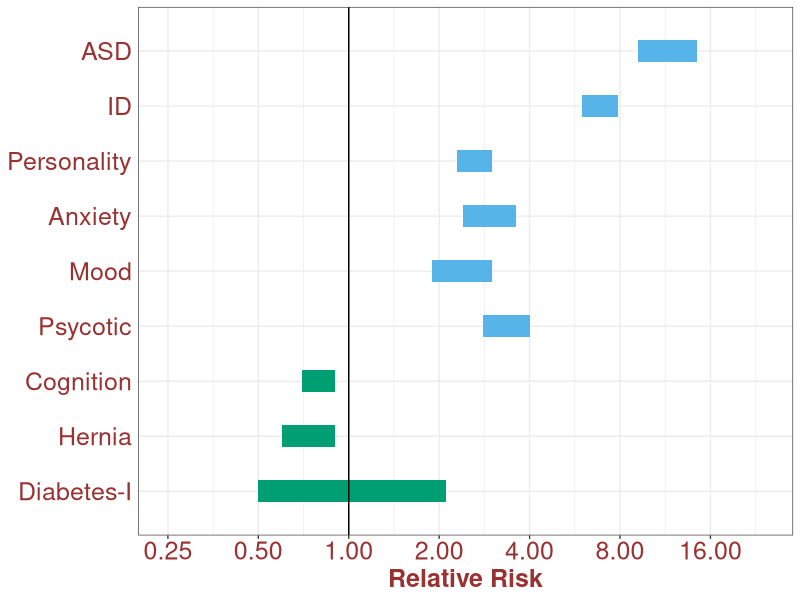
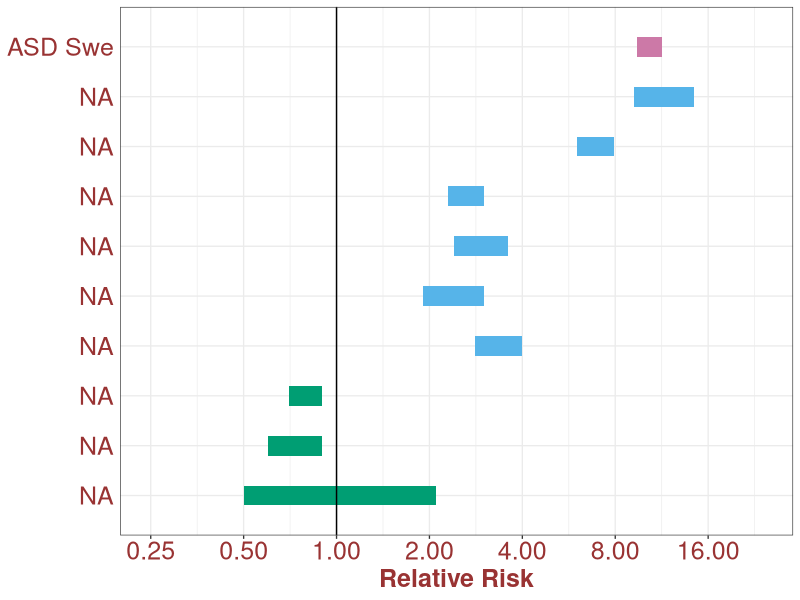
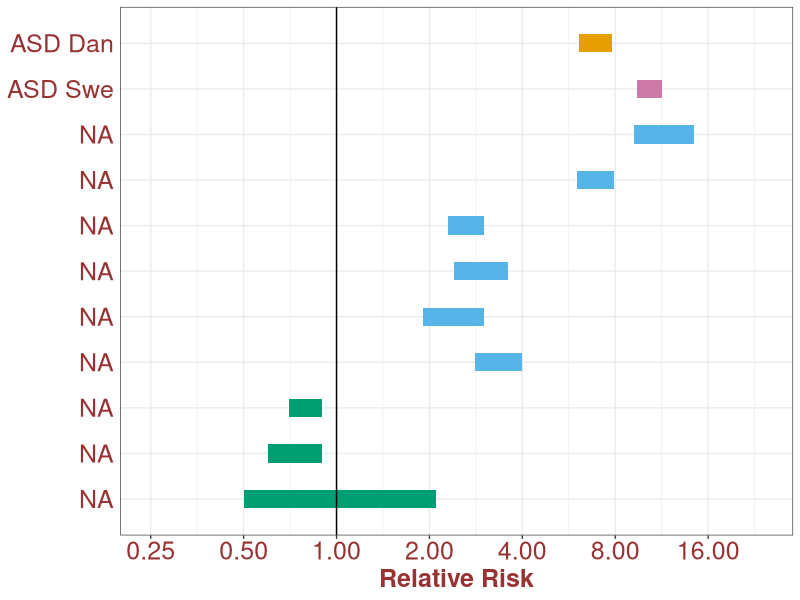
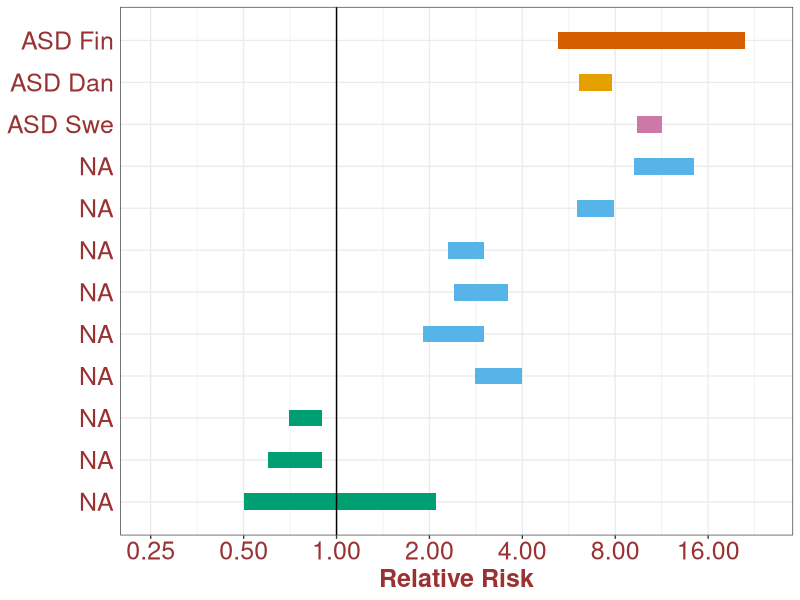
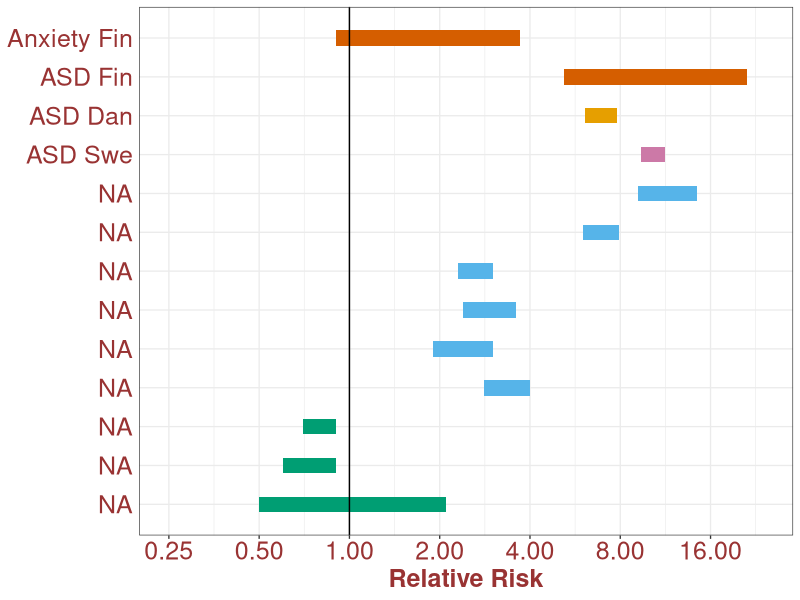

Recreate these plots in R, in order.
# Creating figures for IMFAR

imffig = function(data, xc, x, est, lc, uc, cols="#56B4E9") {
  ggplot(data, aes(x, size=10), colour=cols) + theme_bw(base_size=10) + geom_rect(aes(xmin=x-0.2, xmax=x+0.2, ymin=lc, ymax=uc),color=NA,size=0.1,fill=cols) + theme_bw(base_size=10) + scale_y_log10(limits = c(0.25, 24), breaks = c(0.25, 0.5, 1, 2, 4, 8, 16)) + ylab("Relative Risk") +
    xlab("Disorder") + geom_hline(yintercept = 1) + theme(
      axis.text.x = element_text(
        face = "plain",
        color = "#993333",
        size = 18,
        angle = 0
      ),
      axis.title.y = element_blank(),
      axis.text.y = element_text(
        face = "plain",
        color = "#993333",
        size = 18,
        angle = 0
      )
    ) + theme(axis.title.x=element_text(face="bold", color="#993333", size=18)) + theme(legend.position="none") + theme(axis.ticks.y = element_blank())  + coord_flip()
  
}


library(ggplot2)
pe=c(3.4,2.4,2.9,2.6,6.9,11.5,0.8,0.8,1.0)
lc=c(2.8,1.9,2.4,2.3,6.0,9.2,0.7,0.6,0.5)
uc=c(4,3,3.6,3,7.9,14.4,0.9,0.9,2.1)
x =1:length(pe)
xc=c("Psycotic", "Mood", "Anxiety", "Personality", "ID", "ASD", "Cognition", "Hernia", "Diabetes-I")

aa=data.frame(x,pe,lc,uc,xc)

#-- Reorder
bb=aa[c(9,8,7,1:6),]
bb$x=x

cols1=c(rep("#009E73",3), rep("#56B4E9",6))

imffig(bb, bb$xc, bb$x, bb$pe, bb$lc, bb$uc, cols=cols1)+scale_x_discrete(limits=bb$x, labels=bb$xc)


#-- Add sweden RRR ASD
cc     =rbind(bb,bb[9,])

cc$xc  =factor(cc$xc, levels=c(levels(bb$xc),"ASD Swe"))
cc[10,1:4]=c(10,10.3,9.4,11.3)
cc[10,5]="ASD Swe"
cols2=c(cols1,"#CC79A7")

imffig(cc, cc$xc, cc$x, cc$pe, cc$lc, cc$uc, cols=cols2)+scale_x_discrete(limits=cc$x, labels=cc$xc)

#-- Add Denmark RRR ASD
dd     =rbind(cc,bb[9,])

dd$xc  =factor(dd$xc, levels=c(levels(cc$xc),"ASD Dan"))
dd[11,1:4]=c(11,6.9,6.1,7.8)
dd[11,5]="ASD Dan"
cols3=c(cols2,"#E69F00")

imffig(dd, dd$xc, dd$x, dd$pe, dd$lc, dd$uc, cols=cols3)+scale_x_discrete(limits=dd$x, labels=dd$xc)

#-- Add Finland RRR ASD
ee     =rbind(dd,bb[9,])

ee$xc  =factor(ee$xc, levels=c(levels(dd$xc),"ASD Fin"))
ee[12,1:4]=c(12,10.4,5.2,21.1)
ee[12,5]="ASD Fin"
cols4=c(cols3,"#D55E00")

imffig(ee, ee$xc, ee$x, ee$pe, ee$lc, ee$uc, cols=cols4)+scale_x_discrete(limits=ee$x, labels=ee$xc)

#-- Add Finland RRR Anxiety
ff     =rbind(ee,bb[9,])

ff$xc  =factor(ff$xc, levels=c(levels(ee$xc),"Anxiety Fin"))
ff[13,1:4]=c(13,1.9,0.9,3.7)
ff[13,5]="Anxiety Fin"
cols5=c(cols4,"#D55E00")

imffig(ff, ff$xc, ff$x, ff$pe, ff$lc, ff$uc, cols=cols5)+scale_x_discrete(limits=ff$x, labels=ff$xc)
